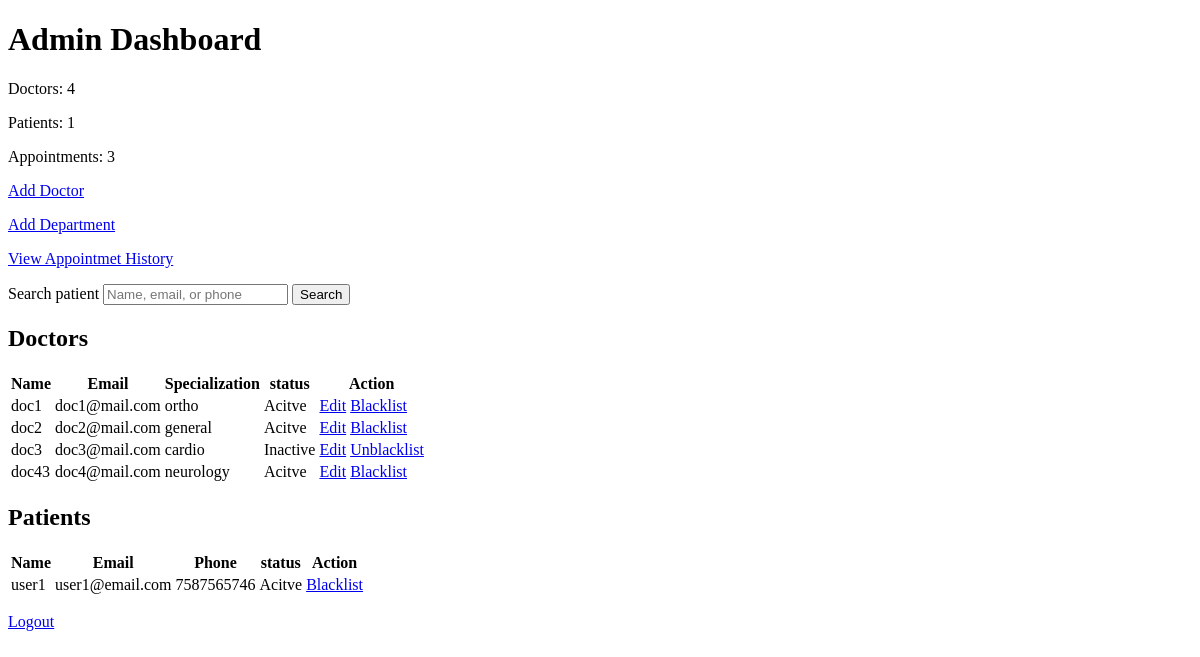
The app's page /admin/dashboard (signed in), older data.
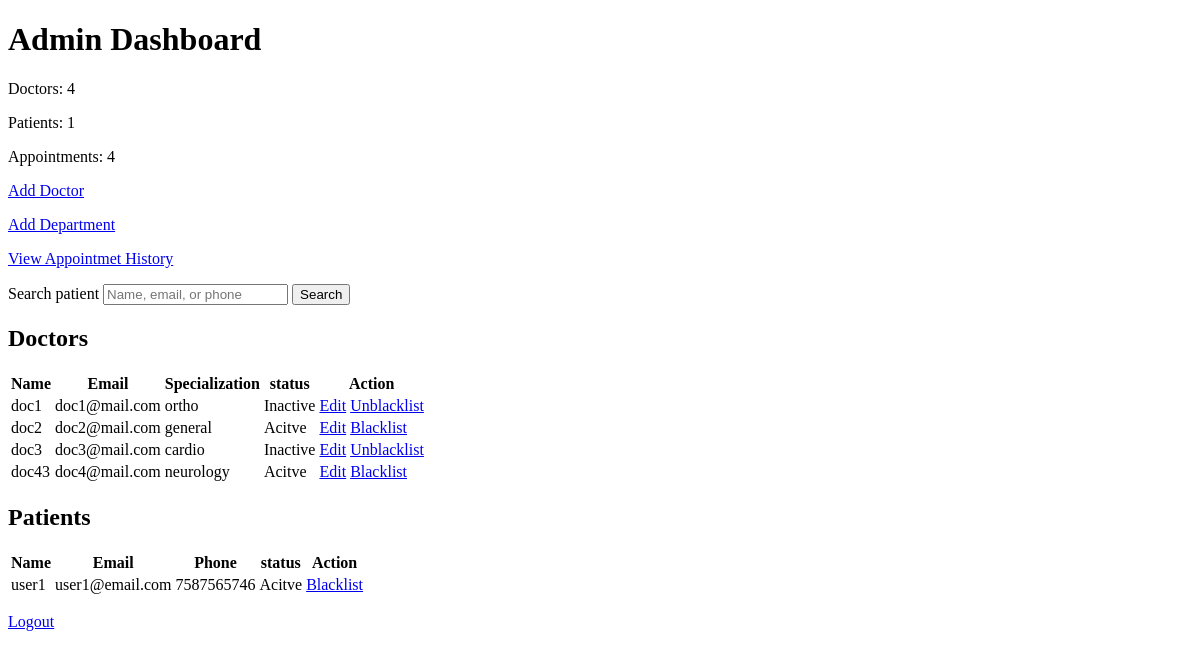
The same page, newer data.
### database.py (models this page shows)
class User(db.Model):
    __tablename__ = "users"
    id = db.Column(db.Integer, primary_key = True)
    name = db.Column(db.String(100), nullable=False)
    email = db.Column(db.String(100), unique=True, nullable=False)
    password_hash = db.Column(db.String(255), nullable=False)
    role = db.Column(db.String(50), nullable=False)  # e.g., 'admin', 'doctor', 'patient'
    is_active = db.Column(db.Boolean, default=True)
    doctor_profile = db.relationship("DoctorProfile", back_populates="user", uselist=False, cascade="all, delete-orphan")
    patient_profile = db.relationship("PatientProfile", back_populates="user", uselist=False, cascade="all, delete-orphan")

### app.py (the view)
@app.route("/admin/dashboard")
@role_required("admin")
def admin_dashboard():
    doctors = DoctorProfile.query.all()
    patients = PatientProfile.query.all()
    return render_template("admin_dashboard.html",
                           doctors=doctors,
                           patients=patients,
                           doctor_count=len(doctors),
                           patient_count=len(patients),
                           appointment_count=Appointment.query.count()
                           )

### app.py (called while the page is built)
def login_required(view):
    @wraps(view)
    def wrapped_view(*args,**kwargs):
        if current_user() is None:
            flash("please login to continue", "error")
            return redirect(url_for("login"))
        return view(*args, **kwargs)
    return wrapped_view

def role_required(role):
    def decorator(view):
        @wraps(view)
        @login_required
        def wraped_view(*args, **kwargs):
            if current_user().role != role:
                return "You are not authrized to access this page."
            return view(*args, **kwargs)
        return wraped_view
    return decorator

def current_user():
    user_id = session.get("user_id")
    if user_id is None:
        return None
    return User.query.get(user_id)

### templates/admin_dashboard.html (shortened to what this page needs)
<!DOCTYPE html>
<html lang="en">
<head>
</head>
<body>
    <h1>Admin Dashboard</h1>
    <section class="stas">
        <p> Doctors: {{doctor_count}}</p>
        <p> Patients: {{patient_count}}</p>
        <p> Appointments: {{appointment_count}}</p>
    </section>
    <p><a href = "{{url_for('add_doctor')}}">Add Doctor</a></p>
    <p><a href = "{{url_for('add_department')}}">Add Department</a></p>
    <p><a href = "{{url_for('admin_appointments')}}">View Appointmet History</a></p>
    <form method="get" action="{{ url_for('search_patients') }}">
        <label for="search">Search patient <input type="search" id="search" name="q" placeholder="Name, email, or phone"></label>
        <button type="submit">Search</button>
    </form>
    <h2>Doctors</h2>
    <table>
        <tr><th>Name</th>  <th>Email</th> <th>Specialization</th> <th>status</th> <th>Action</th></tr>
        {% for doctor in doctors %}
        <tr>
            <td>{{doctor.user.name}}</td>
            <td>{{doctor.user.email}}</td>
            <td>{{doctor.specialization}}</td>
            <td>{{"Acitve" if doctor.user.is_active else "Inactive"}}</td>
        <td>
            <a href="{{url_for('edit_doctor', doctor_id = doctor.id)}}">Edit</a>
            <a href="{{url_for('toggle_user_active', user_id = doctor.user.id)}}">{{"Blacklist" if doctor.user.is_active else "Unblacklist"}}</a>
        </td>
    </tr>
    {% else %}
        <tr><td colspan="5">No doctors found.</td></tr>
    {% endfor %}
    </table>
    <h2>Patients</h2>
    <table>
        <tr><th>Name</th>  <th>Email</th> <th>Phone</th> <th>status</th> <th>Action</th></tr>
        {% for patient in patients %}
        <tr>
            <td>{{patient.user.name}}</td>
            <td>{{patient.user.email}}</td>
            <td>{{patient.phone}}</td>
            <td>{{"Acitve" if patient.user.is_active else "Inactive"}}</td>
        <td>
            <a href="{{url_for('toggle_user_active', user_id = patient.user.id)}}">{{"Blacklist" if patient.user.is_active else "Unblacklist"}}</a>
        </td>
    </tr>
    {% else %}
        <tr><td colspan="5">No patient found.</td></tr>
    {% endfor %}
    </table>
    <p><a href = "{{url_for('logout')}}">Logout</a></p>
</body>
</html>

Row changes from the older to the newer data that the page shows:
changed User (number 1 of 5 on the later page): is_active "Acitve" → "Inactive"; is_active "Blacklist" → "Unblacklist"
Text that changed along with them:
{{ appointment_count }}: "3" → "4"
